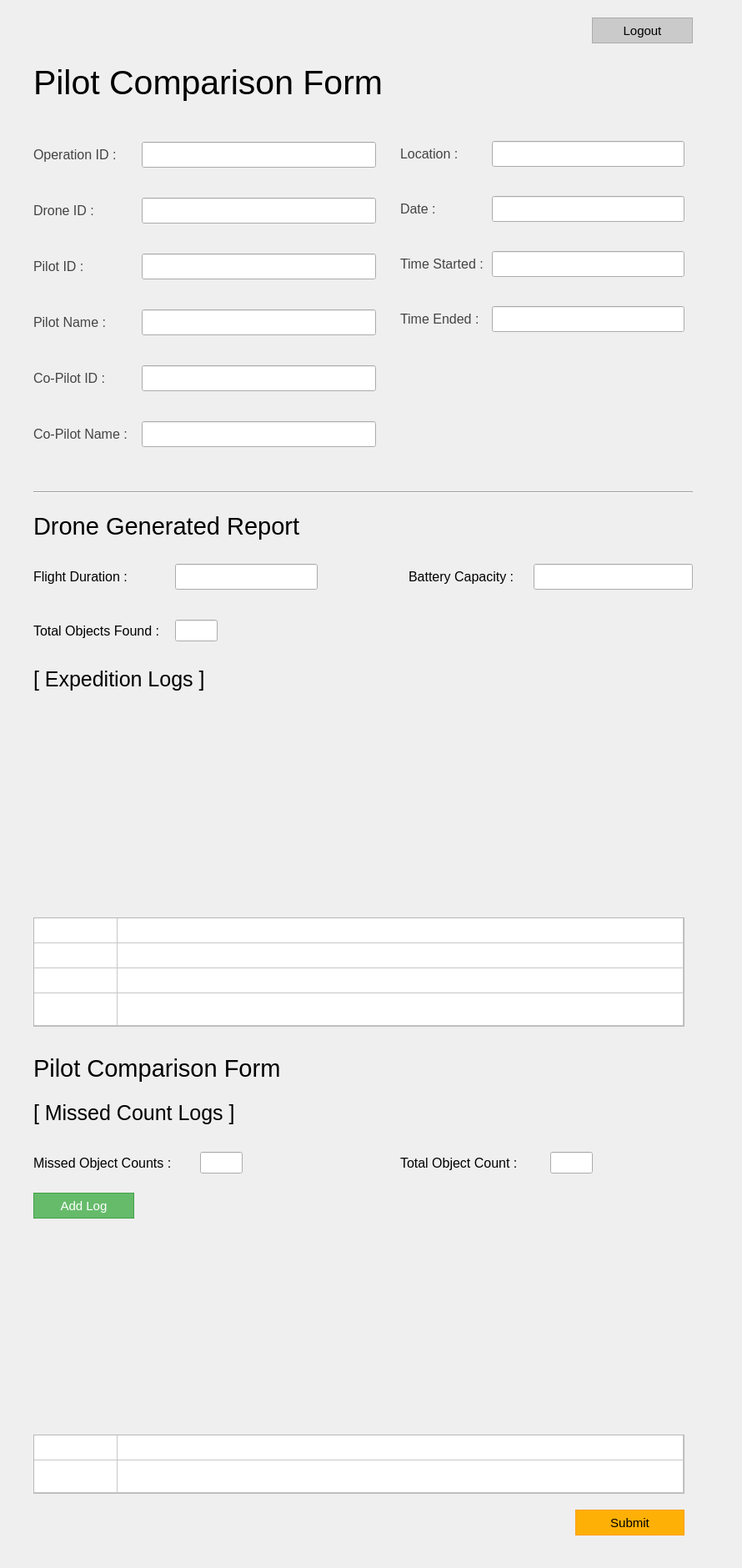
<?xml version="1.0" encoding="UTF-8"?>
<ui version="4.0">
 <class>MainWindow</class>
 <widget class="QMainWindow" name="MainWindow">
  <property name="geometry">
   <rect>
    <x>0</x>
    <y>0</y>
    <width>890</width>
    <height>1880</height>
   </rect>
  </property>
  <property name="minimumSize">
   <size>
    <width>890</width>
    <height>0</height>
   </size>
  </property>
  <property name="maximumSize">
   <size>
    <width>890</width>
    <height>16777215</height>
   </size>
  </property>
  <property name="windowTitle">
   <string>MainWindow</string>
  </property>
  <widget class="QWidget" name="centralwidget">
   <widget class="QWidget" name="layoutWidget">
    <property name="geometry">
     <rect>
      <x>40</x>
      <y>70</y>
      <width>641</width>
      <height>57</height>
     </rect>
    </property>
    <layout class="QHBoxLayout" name="header_layout">
     <item>
      <widget class="QLabel" name="lbl_ops">
       <property name="font">
        <font>
         <family>Segoe UI</family>
         <pointsize>31</pointsize>
        </font>
       </property>
       <property name="text">
        <string>Pilot Comparison Form</string>
       </property>
      </widget>
     </item>
    </layout>
   </widget>
   <widget class="QWidget" name="layoutWidget_2">
    <property name="geometry">
     <rect>
      <x>40</x>
      <y>140</y>
      <width>411</width>
      <height>431</height>
     </rect>
    </property>
    <layout class="QVBoxLayout" name="opsdeets1_layout">
     <item>
      <layout class="QHBoxLayout" name="opsid_layout">
       <item>
        <widget class="QLabel" name="lbl_opsid_2">
         <property name="font">
          <font>
           <family>Segoe UI</family>
           <pointsize>12</pointsize>
          </font>
         </property>
         <property name="styleSheet">
          <string notr="true">color: rgb(68, 68, 68);</string>
         </property>
         <property name="text">
          <string>&lt;html&gt;&lt;head/&gt;&lt;body&gt;&lt;p&gt;&lt;span style=&quot; color:#434343;&quot;&gt;Operation ID : &lt;/span&gt;&lt;/p&gt;&lt;/body&gt;&lt;/html&gt;</string>
         </property>
        </widget>
       </item>
       <item>
        <widget class="QLineEdit" name="txt_opsID">
         <property name="minimumSize">
          <size>
           <width>281</width>
           <height>31</height>
          </size>
         </property>
         <property name="maximumSize">
          <size>
           <width>281</width>
           <height>31</height>
          </size>
         </property>
        </widget>
       </item>
      </layout>
     </item>
     <item>
      <layout class="QHBoxLayout" name="droneid_layout">
       <item>
        <widget class="QLabel" name="lbl_droneid_2">
         <property name="font">
          <font>
           <family>Segoe UI</family>
           <pointsize>12</pointsize>
          </font>
         </property>
         <property name="styleSheet">
          <string notr="true">color: rgb(68, 68, 68);</string>
         </property>
         <property name="text">
          <string>Drone ID :</string>
         </property>
        </widget>
       </item>
       <item>
        <widget class="QLineEdit" name="txt_droneID">
         <property name="minimumSize">
          <size>
           <width>281</width>
           <height>31</height>
          </size>
         </property>
         <property name="maximumSize">
          <size>
           <width>281</width>
           <height>31</height>
          </size>
         </property>
        </widget>
       </item>
      </layout>
     </item>
     <item>
      <layout class="QHBoxLayout" name="pilotid_layout">
       <item>
        <widget class="QLabel" name="lbl_pilotid_2">
         <property name="font">
          <font>
           <family>Segoe UI</family>
           <pointsize>12</pointsize>
          </font>
         </property>
         <property name="styleSheet">
          <string notr="true">color: rgb(68, 68, 68);</string>
         </property>
         <property name="text">
          <string>Pilot ID : </string>
         </property>
        </widget>
       </item>
       <item>
        <widget class="QLineEdit" name="txt_pilotID">
         <property name="minimumSize">
          <size>
           <width>281</width>
           <height>31</height>
          </size>
         </property>
         <property name="maximumSize">
          <size>
           <width>281</width>
           <height>31</height>
          </size>
         </property>
        </widget>
       </item>
      </layout>
     </item>
     <item>
      <layout class="QHBoxLayout" name="piltoname_layout">
       <item>
        <widget class="QLabel" name="lbl_pilotname_2">
         <property name="font">
          <font>
           <family>Segoe UI</family>
           <pointsize>12</pointsize>
          </font>
         </property>
         <property name="styleSheet">
          <string notr="true">color: rgb(68, 68, 68);</string>
         </property>
         <property name="text">
          <string>Pilot Name : </string>
         </property>
        </widget>
       </item>
       <item>
        <widget class="QLineEdit" name="txt_pilotName">
         <property name="minimumSize">
          <size>
           <width>281</width>
           <height>31</height>
          </size>
         </property>
         <property name="maximumSize">
          <size>
           <width>281</width>
           <height>31</height>
          </size>
         </property>
        </widget>
       </item>
      </layout>
     </item>
     <item>
      <layout class="QHBoxLayout" name="coPilotID_layout">
       <item>
        <widget class="QLabel" name="lbl_coID_2">
         <property name="font">
          <font>
           <family>Segoe UI</family>
           <pointsize>12</pointsize>
          </font>
         </property>
         <property name="styleSheet">
          <string notr="true">color: rgb(68, 68, 68);</string>
         </property>
         <property name="text">
          <string>Co-Pilot ID :</string>
         </property>
        </widget>
       </item>
       <item>
        <widget class="QLineEdit" name="txt_coID">
         <property name="minimumSize">
          <size>
           <width>281</width>
           <height>31</height>
          </size>
         </property>
         <property name="maximumSize">
          <size>
           <width>281</width>
           <height>31</height>
          </size>
         </property>
        </widget>
       </item>
      </layout>
     </item>
     <item>
      <layout class="QHBoxLayout" name="coPilotName_layout">
       <item>
        <widget class="QLabel" name="lbl_coPilotName_2">
         <property name="font">
          <font>
           <family>Segoe UI</family>
           <pointsize>12</pointsize>
          </font>
         </property>
         <property name="styleSheet">
          <string notr="true">color: rgb(68, 68, 68);</string>
         </property>
         <property name="text">
          <string>Co-Pilot Name : </string>
         </property>
        </widget>
       </item>
       <item>
        <widget class="QLineEdit" name="txt_coName">
         <property name="minimumSize">
          <size>
           <width>281</width>
           <height>31</height>
          </size>
         </property>
         <property name="maximumSize">
          <size>
           <width>281</width>
           <height>31</height>
          </size>
         </property>
        </widget>
       </item>
      </layout>
     </item>
    </layout>
   </widget>
   <widget class="QWidget" name="layoutWidget_3">
    <property name="geometry">
     <rect>
      <x>480</x>
      <y>140</y>
      <width>341</width>
      <height>291</height>
     </rect>
    </property>
    <layout class="QVBoxLayout" name="opsdeets2_layout">
     <item>
      <layout class="QHBoxLayout" name="location_layout">
       <item>
        <widget class="QLabel" name="lbl_location_2">
         <property name="font">
          <font>
           <family>Segoe UI</family>
           <pointsize>12</pointsize>
          </font>
         </property>
         <property name="styleSheet">
          <string notr="true">color: rgb(68, 68, 68);</string>
         </property>
         <property name="text">
          <string>Location :</string>
         </property>
        </widget>
       </item>
       <item>
        <widget class="QLineEdit" name="txt_location">
         <property name="minimumSize">
          <size>
           <width>229</width>
           <height>31</height>
          </size>
         </property>
         <property name="maximumSize">
          <size>
           <width>231</width>
           <height>31</height>
          </size>
         </property>
        </widget>
       </item>
      </layout>
     </item>
     <item>
      <layout class="QHBoxLayout" name="date_layout">
       <item>
        <widget class="QLabel" name="lbl_date_2">
         <property name="font">
          <font>
           <family>Segoe UI</family>
           <pointsize>12</pointsize>
          </font>
         </property>
         <property name="styleSheet">
          <string notr="true">color: rgb(68, 68, 68);</string>
         </property>
         <property name="text">
          <string>Date :</string>
         </property>
        </widget>
       </item>
       <item>
        <widget class="QLineEdit" name="txt_date">
         <property name="minimumSize">
          <size>
           <width>229</width>
           <height>31</height>
          </size>
         </property>
         <property name="maximumSize">
          <size>
           <width>231</width>
           <height>31</height>
          </size>
         </property>
        </widget>
       </item>
      </layout>
     </item>
     <item>
      <layout class="QHBoxLayout" name="timeStart_layout">
       <item>
        <widget class="QLabel" name="lbl_timeStart_2">
         <property name="font">
          <font>
           <family>Segoe UI</family>
           <pointsize>12</pointsize>
          </font>
         </property>
         <property name="styleSheet">
          <string notr="true">color: rgb(68, 68, 68);</string>
         </property>
         <property name="text">
          <string>Time Started :</string>
         </property>
        </widget>
       </item>
       <item>
        <widget class="QLineEdit" name="txt_timeStart">
         <property name="minimumSize">
          <size>
           <width>229</width>
           <height>31</height>
          </size>
         </property>
         <property name="maximumSize">
          <size>
           <width>231</width>
           <height>31</height>
          </size>
         </property>
        </widget>
       </item>
      </layout>
     </item>
     <item>
      <layout class="QHBoxLayout" name="timeEnd_layout">
       <item>
        <widget class="QLabel" name="lbl_timeEnd">
         <property name="font">
          <font>
           <family>Segoe UI</family>
           <pointsize>12</pointsize>
          </font>
         </property>
         <property name="styleSheet">
          <string notr="true">color: rgb(68, 68, 68);</string>
         </property>
         <property name="text">
          <string>Time Ended :</string>
         </property>
        </widget>
       </item>
       <item>
        <widget class="QLineEdit" name="txt_timeEnd">
         <property name="minimumSize">
          <size>
           <width>229</width>
           <height>31</height>
          </size>
         </property>
         <property name="maximumSize">
          <size>
           <width>231</width>
           <height>31</height>
          </size>
         </property>
        </widget>
       </item>
      </layout>
     </item>
    </layout>
   </widget>
   <widget class="Line" name="line">
    <property name="geometry">
     <rect>
      <x>40</x>
      <y>580</y>
      <width>791</width>
      <height>20</height>
     </rect>
    </property>
    <property name="orientation">
     <enum>Qt::Horizontal</enum>
    </property>
   </widget>
   <widget class="QLabel" name="lbl_droneReport">
    <property name="geometry">
     <rect>
      <x>40</x>
      <y>610</y>
      <width>331</width>
      <height>41</height>
     </rect>
    </property>
    <property name="font">
     <font>
      <family>Helvetica</family>
      <pointsize>22</pointsize>
     </font>
    </property>
    <property name="text">
     <string>Drone Generated Report</string>
    </property>
   </widget>
   <widget class="QWidget" name="layoutWidget_4">
    <property name="geometry">
     <rect>
      <x>40</x>
      <y>740</y>
      <width>221</width>
      <height>33</height>
     </rect>
    </property>
    <layout class="QHBoxLayout" name="totalObjFound_layout">
     <item>
      <widget class="QLabel" name="lbl_totalObjFound_2">
       <property name="font">
        <font>
         <family>Segoe UI</family>
         <pointsize>12</pointsize>
        </font>
       </property>
       <property name="text">
        <string>Total Objects Found :</string>
       </property>
      </widget>
     </item>
     <item>
      <widget class="QLineEdit" name="txt_totalObjFound">
       <property name="minimumSize">
        <size>
         <width>51</width>
         <height>26</height>
        </size>
       </property>
       <property name="maximumSize">
        <size>
         <width>51</width>
         <height>26</height>
        </size>
       </property>
      </widget>
     </item>
    </layout>
   </widget>
   <widget class="QWidget" name="layoutWidget_5">
    <property name="geometry">
     <rect>
      <x>40</x>
      <y>670</y>
      <width>341</width>
      <height>43</height>
     </rect>
    </property>
    <layout class="QHBoxLayout" name="flightduration_layout">
     <item>
      <widget class="QLabel" name="lbl_flightduration_2">
       <property name="font">
        <font>
         <family>Segoe UI</family>
         <pointsize>12</pointsize>
        </font>
       </property>
       <property name="text">
        <string>Flight Duration :</string>
       </property>
      </widget>
     </item>
     <item>
      <widget class="QLineEdit" name="txt_flightDuration">
       <property name="minimumSize">
        <size>
         <width>171</width>
         <height>31</height>
        </size>
       </property>
       <property name="maximumSize">
        <size>
         <width>171</width>
         <height>31</height>
        </size>
       </property>
      </widget>
     </item>
    </layout>
   </widget>
   <widget class="QWidget" name="layoutWidget_6">
    <property name="geometry">
     <rect>
      <x>490</x>
      <y>670</y>
      <width>341</width>
      <height>43</height>
     </rect>
    </property>
    <layout class="QHBoxLayout" name="battery_layout">
     <item>
      <widget class="QLabel" name="lbl_battery_2">
       <property name="font">
        <font>
         <family>Segoe UI</family>
         <pointsize>12</pointsize>
        </font>
       </property>
       <property name="styleSheet">
        <string notr="true"/>
       </property>
       <property name="text">
        <string>Battery Capacity :</string>
       </property>
      </widget>
     </item>
     <item>
      <widget class="QLineEdit" name="txt_battery">
       <property name="minimumSize">
        <size>
         <width>191</width>
         <height>31</height>
        </size>
       </property>
       <property name="maximumSize">
        <size>
         <width>191</width>
         <height>31</height>
        </size>
       </property>
      </widget>
     </item>
    </layout>
   </widget>
   <widget class="QTableWidget" name="table_exLog">
    <property name="geometry">
     <rect>
      <x>40</x>
      <y>1100</y>
      <width>781</width>
      <height>131</height>
     </rect>
    </property>
    <property name="rowCount">
     <number>4</number>
    </property>
    <property name="columnCount">
     <number>2</number>
    </property>
    <attribute name="horizontalHeaderVisible">
     <bool>false</bool>
    </attribute>
    <attribute name="horizontalHeaderStretchLastSection">
     <bool>true</bool>
    </attribute>
    <attribute name="verticalHeaderVisible">
     <bool>false</bool>
    </attribute>
    <attribute name="verticalHeaderStretchLastSection">
     <bool>true</bool>
    </attribute>
    <row/>
    <row/>
    <row/>
    <row/>
    <column/>
    <column/>
   </widget>
   <widget class="QLabel" name="img_mapExp">
    <property name="geometry">
     <rect>
      <x>40</x>
      <y>860</y>
      <width>781</width>
      <height>211</height>
     </rect>
    </property>
    <property name="minimumSize">
     <size>
      <width>781</width>
      <height>211</height>
     </size>
    </property>
    <property name="maximumSize">
     <size>
      <width>781</width>
      <height>16777215</height>
     </size>
    </property>
    <property name="text">
     <string/>
    </property>
    <property name="pixmap">
     <pixmap>../../Resources/map-placeholder.jpg</pixmap>
    </property>
    <property name="scaledContents">
     <bool>false</bool>
    </property>
   </widget>
   <widget class="QLabel" name="lbl_expeditionLogs">
    <property name="geometry">
     <rect>
      <x>40</x>
      <y>800</y>
      <width>211</width>
      <height>28</height>
     </rect>
    </property>
    <property name="font">
     <font>
      <family>Helvetica</family>
      <pointsize>19</pointsize>
     </font>
    </property>
    <property name="text">
     <string>[ Expedition Logs ]</string>
    </property>
   </widget>
   <widget class="QWidget" name="layoutWidget_7">
    <property name="geometry">
     <rect>
      <x>480</x>
      <y>1380</y>
      <width>231</width>
      <height>28</height>
     </rect>
    </property>
    <layout class="QHBoxLayout" name="totalObjCount">
     <item>
      <widget class="QLabel" name="lbl_totalObjCount_2">
       <property name="font">
        <font>
         <family>Segoe UI</family>
         <pointsize>12</pointsize>
        </font>
       </property>
       <property name="text">
        <string>Total Object Count :</string>
       </property>
      </widget>
     </item>
     <item>
      <widget class="QLineEdit" name="txt_totalObjCount">
       <property name="minimumSize">
        <size>
         <width>51</width>
         <height>26</height>
        </size>
       </property>
       <property name="maximumSize">
        <size>
         <width>51</width>
         <height>26</height>
        </size>
       </property>
      </widget>
     </item>
    </layout>
   </widget>
   <widget class="QLabel" name="lbl_missedCount">
    <property name="geometry">
     <rect>
      <x>40</x>
      <y>1320</y>
      <width>251</width>
      <height>28</height>
     </rect>
    </property>
    <property name="font">
     <font>
      <family>Helvetica</family>
      <pointsize>19</pointsize>
     </font>
    </property>
    <property name="text">
     <string>[ Missed Count Logs ]</string>
    </property>
   </widget>
   <widget class="QLabel" name="lbl_comparison">
    <property name="geometry">
     <rect>
      <x>40</x>
      <y>1260</y>
      <width>311</width>
      <height>41</height>
     </rect>
    </property>
    <property name="font">
     <font>
      <family>Helvetica</family>
      <pointsize>22</pointsize>
     </font>
    </property>
    <property name="text">
     <string>Pilot Comparison Form</string>
    </property>
   </widget>
   <widget class="QWidget" name="layoutWidget_8">
    <property name="geometry">
     <rect>
      <x>40</x>
      <y>1380</y>
      <width>251</width>
      <height>28</height>
     </rect>
    </property>
    <layout class="QHBoxLayout" name="missedobj_layout">
     <item>
      <widget class="QLabel" name="lbl_missedobj_2">
       <property name="font">
        <font>
         <family>Segoe UI</family>
         <pointsize>12</pointsize>
        </font>
       </property>
       <property name="text">
        <string>Missed Object Counts :</string>
       </property>
      </widget>
     </item>
     <item>
      <widget class="QLineEdit" name="txt_missedObj">
       <property name="minimumSize">
        <size>
         <width>51</width>
         <height>26</height>
        </size>
       </property>
       <property name="maximumSize">
        <size>
         <width>51</width>
         <height>26</height>
        </size>
       </property>
      </widget>
     </item>
    </layout>
   </widget>
   <widget class="QTableWidget" name="table_comparison">
    <property name="geometry">
     <rect>
      <x>40</x>
      <y>1720</y>
      <width>781</width>
      <height>71</height>
     </rect>
    </property>
    <property name="rowCount">
     <number>2</number>
    </property>
    <property name="columnCount">
     <number>2</number>
    </property>
    <attribute name="horizontalHeaderVisible">
     <bool>false</bool>
    </attribute>
    <attribute name="horizontalHeaderStretchLastSection">
     <bool>true</bool>
    </attribute>
    <attribute name="verticalHeaderVisible">
     <bool>false</bool>
    </attribute>
    <attribute name="verticalHeaderStretchLastSection">
     <bool>true</bool>
    </attribute>
    <row/>
    <row/>
    <column/>
    <column/>
   </widget>
   <widget class="QLabel" name="img_mapComparison">
    <property name="geometry">
     <rect>
      <x>40</x>
      <y>1480</y>
      <width>781</width>
      <height>211</height>
     </rect>
    </property>
    <property name="minimumSize">
     <size>
      <width>781</width>
      <height>211</height>
     </size>
    </property>
    <property name="maximumSize">
     <size>
      <width>781</width>
      <height>211</height>
     </size>
    </property>
    <property name="text">
     <string/>
    </property>
    <property name="pixmap">
     <pixmap>../../Resources/map-placeholder.jpg</pixmap>
    </property>
    <property name="scaledContents">
     <bool>false</bool>
    </property>
   </widget>
   <widget class="QWidget" name="layoutWidget_9">
    <property name="geometry">
     <rect>
      <x>470</x>
      <y>20</y>
      <width>361</width>
      <height>33</height>
     </rect>
    </property>
    <layout class="QHBoxLayout" name="horizontalLayout_3">
     <item>
      <widget class="QLabel" name="lbl_user_3">
       <property name="font">
        <font>
         <family>Calibri</family>
         <pointsize>11</pointsize>
        </font>
       </property>
       <property name="text">
        <string/>
       </property>
       <property name="scaledContents">
        <bool>false</bool>
       </property>
       <property name="alignment">
        <set>Qt::AlignCenter</set>
       </property>
      </widget>
     </item>
     <item>
      <widget class="QPushButton" name="btn_logout_3">
       <property name="minimumSize">
        <size>
         <width>121</width>
         <height>31</height>
        </size>
       </property>
       <property name="maximumSize">
        <size>
         <width>121</width>
         <height>31</height>
        </size>
       </property>
       <property name="font">
        <font>
         <family>Helvetica</family>
         <pointsize>11</pointsize>
        </font>
       </property>
       <property name="styleSheet">
        <string notr="true">QPushButton {
color: rgb(0, 0, 0);
	background-color: rgb(202, 202, 202);
border: 1.2px solid #ABABAB;
outline: none;}

QPushButton:hover{
color: rgb(255, 255, 255);
background-color: rgb(171, 171, 171);
outline: none;
border: none;
}

QPushButton:pressed{
color: rgb(255, 255, 255);
background-color: rgb(129, 129, 129);
outline: none;
border: none;
}


</string>
       </property>
       <property name="text">
        <string>Logout</string>
       </property>
      </widget>
     </item>
    </layout>
   </widget>
   <widget class="QPushButton" name="btn_addLog">
    <property name="geometry">
     <rect>
      <x>40</x>
      <y>1430</y>
      <width>121</width>
      <height>31</height>
     </rect>
    </property>
    <property name="minimumSize">
     <size>
      <width>121</width>
      <height>31</height>
     </size>
    </property>
    <property name="maximumSize">
     <size>
      <width>121</width>
      <height>31</height>
     </size>
    </property>
    <property name="font">
     <font>
      <family>Helvetica</family>
      <pointsize>11</pointsize>
     </font>
    </property>
    <property name="styleSheet">
     <string notr="true">QPushButton {
background-color: rgb(102, 187, 106);
color: rgb(255, 255, 255);
border: 1.2px solid #43A047;
outline: none;}

QPushButton:hover{
	background-color: rgb(67, 160, 71);
outline: none;
border: none;
}

QPushButton:pressed{
	background-color: rgb(56, 142, 60);
outline: none;
border: none;
}


</string>
    </property>
    <property name="text">
     <string>Add Log</string>
    </property>
   </widget>
   <widget class="QPushButton" name="btn_submit">
    <property name="geometry">
     <rect>
      <x>690</x>
      <y>1810</y>
      <width>131</width>
      <height>31</height>
     </rect>
    </property>
    <property name="minimumSize">
     <size>
      <width>131</width>
      <height>31</height>
     </size>
    </property>
    <property name="maximumSize">
     <size>
      <width>131</width>
      <height>31</height>
     </size>
    </property>
    <property name="font">
     <font>
      <family>Helvetica</family>
      <pointsize>11</pointsize>
     </font>
    </property>
    <property name="styleSheet">
     <string notr="true">QPushButton {
background-color: rgb(255, 176, 6);
border: 1.2px solid #ff9d07;
outline: none;}

QPushButton:hover{
background-color: rgb(255, 157, 7);
outline: none;
border: none;
}

QPushButton:pressed{
background-color: rgb(254, 140, 8);
outline: none;
border: none;
}


</string>
    </property>
    <property name="text">
     <string>Submit</string>
    </property>
   </widget>
  </widget>
 </widget>
 <tabstops>
  <tabstop>btn_logout_3</tabstop>
  <tabstop>txt_opsID</tabstop>
  <tabstop>txt_droneID</tabstop>
  <tabstop>txt_pilotID</tabstop>
  <tabstop>txt_pilotName</tabstop>
  <tabstop>txt_coID</tabstop>
  <tabstop>txt_coName</tabstop>
  <tabstop>txt_location</tabstop>
  <tabstop>txt_date</tabstop>
  <tabstop>txt_timeStart</tabstop>
  <tabstop>txt_timeEnd</tabstop>
  <tabstop>txt_flightDuration</tabstop>
  <tabstop>txt_battery</tabstop>
  <tabstop>txt_totalObjFound</tabstop>
  <tabstop>table_exLog</tabstop>
  <tabstop>txt_missedObj</tabstop>
  <tabstop>txt_totalObjCount</tabstop>
  <tabstop>btn_addLog</tabstop>
  <tabstop>table_comparison</tabstop>
  <tabstop>btn_submit</tabstop>
 </tabstops>
 <resources/>
 <connections/>
</ui>
